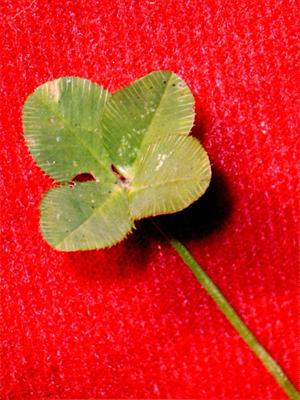
#> input picture images/source/7796.jpg, 300 x 400 px, found by its file name
$ python imco.py images/source/7796.jpg
#> lines starting #> are read from the running program, lines starting #| are printed output that depends on the picture; after the words box and inside, x2 and y2 are one past the last pixel; in counts of white or black regions, pixels touching at a corner belong together
# Image Completion using Statistics of Patch Offsets
# Author: Pranshu Gupta
# -----------------------------------------------------------------------------

import cv2, numpy as np, sys, math, operator, maxflow, random
from scipy import ndimage
from itertools import count, combinations

# -----------------------------------------------------------------------------

if len(sys.argv) == 2:
	name = str(sys.argv[1])
	filename = "img/" + name
	maskname = "mask/" + name
	output = "res/" + name
else:
	print("usage: python3 imco.py filename")
	exit()

print(filename, maskname)

# Read the image and mask files
img = cv2.imread(filename)
#> img is the input picture: shape (400, 300, 3); mean B, G, R 35.9, 47.8, 210.5
mask = cv2.imread(maskname, 0)
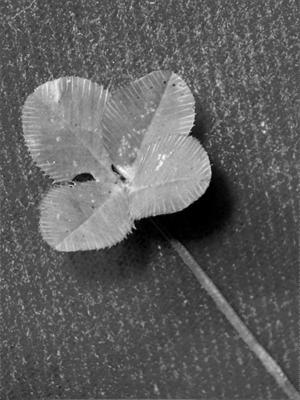
#> mask: shape (400, 300); min 0, max 255, mean 95.2
height, width = mask.shape
#> height = 400; width = 300

K = 60 					# Number of offsets to keep in the final set
max_iter = 10 			# Maximum iterations in labelling optimization
random.seed()
tau = None

# -----------------------------------------------------------------------------

def get_mask_bb():
	h1, h2, w1, w2 = height, 0, width, 0
	for i in range(height):
		for j in range(width):
			if mask[i][j] != 0:
				if i > h2:
					h2 = i
				if i < h1:
					h1 = i
				if j > w2:
					w2 = j
				if j < w1:
					w1 = j
	# return h2-h1, w2-w1
	global tau
	tau = max(h2-h1, w2-w1)/15
	return h1, h2, w1, w2


# [62 lines left out: function patchmatch, not called in this run]

def patch_match(validity):
	# offsets are nitialized to (0,0)
	offsets = [[0,0] for i in range(height*width)]
	for i in range(height*width):
		x, y = math.floor(i/width), i%width
		if mask[x][y] == 0:
			if validity[x][y] == 1:
				patch = (np.array(img[x-4:x+4, y-4:y+4])).flatten()
				r1, c1 = max(0, int(x-bb_h*1.5)), max(0, int(y-bb_w*1.5))
				r2, c2 = min(int(r1+bb_h*3), height), min(int(c1+bb_w*3), width)
				d = float('inf')
				tau = max(r2-r1, c2-c1)/15
				for r in range(r1,r2):
					for c in range(c1,c2):
						if mask[r][c] == 0 and np.linalg.norm(np.array([r,c])-np.array([x,y])) > tau:
							p = (np.array(img[r-4:r+4, c-4:c+4])).flatten()
							v = ((np.array(mask[r-4:r+4, c-4:c+4])).flatten()).sum()
							if v == 0 and len(p) == 192:
								dist = np.linalg.norm(patch-p)
								if d > dist:
									d = dist
									offsets[i] = [x-r, y-c]
									#print(";;;;;;;;;;;;;;;;", i, ": ", offsets[i])
		if i % width == 0 and i != 0:
			print("Matching Done: ", int(i/width), " rows")
	return offsets

# pick_offsets: returns the 60 peak offsets in the image
def peak_offsets(offsets):
	x, y = [], []
	for point in offsets:
		x.append(point[0])
		y.append(point[1])
	bins = [[i for i in range(-1*height,height)],[i for i in range(-1*width,width)]]
	hist = (np.histogram2d(x,y,bins))[0]
	# Remove the [0,0] matches
	# print(hist[height][width])
	hist[height][width] = 0
	# print(hist[height][width])
	smooth_hist = ndimage.filters.gaussian_filter(hist,2**0.5)
	# Pick the best 60 local maxima
	peaks = {}
	for i in range(4,len(smooth_hist)):
		for j in range(4,len(smooth_hist[0])):
			max_in_box = np.max(smooth_hist[i-4:i+4, j-4:j+4])
			if max_in_box != smooth_hist[i][j]:
				peaks[(i-height,j-width)] = smooth_hist[i][j]
	# Sort these local maxima and return top 60
	sorted_peaks = sorted(peaks.items(), key = operator.itemgetter(1))
	sorted_peaks = sorted_peaks[-1*K:]
	peak_offsets = [p[0] for p in sorted_peaks]
	# [5 lines of commented-out code are left out]
	return peak_offsets

# [30 lines left out: functions D, V, energy_calculator, not called in this run]

def get_neighbors(pix):
	return [list(pix + np.array([-1,0])), list(pix + np.array([1,0])), list(pix + np.array([0,-1])), list(pix + np.array([0,1]))]

def are_neighbors(pix1, pix2):
	return (pix1 == pix2 + np.array([-1,0])).all() or (pix1 == pix2 + np.array([1,0])).all() or (pix1 == pix2 + np.array([0,-1])).all() or (pix1 == pix2 + np.array([0,1])).all()

def optimize_labels(offsets, valid_patch):
	#Start with arbitrary labelling
	global sites
	sites, labelling = [], []
	for i in range(height*width):
		x, y = math.floor(i/width), i%width
		if mask[x][y] != 0:
			sites.append([x,y])
			label = len(offsets)-1
			while D([x,y],offsets[label]) == float('inf') and label >= 0:
				label -= 1
			labelling.append(label)
	sea = np.array([[int(-2*tau),0],[0,int(-2*tau)],[0,int(2*tau)],[int(2*tau),0]])
	for i in range(len(labelling)):
		if labelling[i] == -1:
			# print("-1 label detected ")
			for j in range(len(sea)):
				if D([x,y],sea[j]) != float('inf'):
					labelling[i] = len(offsets)+j
					#print("Label Improved: " ,len(offsets)+j)
					break
	for s in sea:
		offsets.append(s)

	# Calculate the initial energy
	E1 = energy_calculator(sites, offsets, labelling)
	#print("Initial Labels: \n", labelling)
	#print("Initial Energy: ", E1)
	# MRF optimization using alpha-beta swap moves
	iter_count = 0
	while(True):
		print("--------------------------------------------------")
		success = 0
		for alpha, beta in combinations(range(len(offsets)), 2):
			pa = [i for i in range(len(sites)) if labelling[i] == alpha]
			pb = [i for i in range(len(sites)) if labelling[i] == beta]
			ps = pa + pb
			v, e = len(ps), 3*len(ps)-1
			if v > 0:
				#print(" ")
				# Construct the graph
				g = maxflow.Graph[float](v, e)
				nodes = g.add_nodes(v)
				#print("Nodes: ", v)
				# Add the edges to the source and sink
				for i in range(v):
					pixel_pos = sites[ps[i]]
					# add the data terms here
					ta = D(pixel_pos, offsets[alpha])
					tb = D(pixel_pos, offsets[beta])
					# add the smoothing terms here
					neighbor_list = get_neighbors(pixel_pos)
					for neighbor in neighbor_list:
						if neighbor in sites:
							ind = sites.index(neighbor)
							gamma = labelling[ind]
							if ind not in ps:
								ta = ta + V(pixel_pos, neighbor, offsets[alpha], offsets[gamma])
								tb = tb + V(pixel_pos, neighbor, offsets[beta], offsets[gamma])
					if ta != float('inf') or tb != float('inf'):
						g.add_tedge(nodes[i], ta, tb)
						#print("Added edges, src, sink: ", ta, tb)
				#print("Added the edges to source and sink")
				# Add the edges to neighbors
				for p, q in combinations(range(len(ps)), 2):
					pixel_pos1, pixel_pos2 = sites[ps[p]], sites[ps[q]]
					# If these two pixels are neighbors then add an edge between them
					if are_neighbors(pixel_pos1, pixel_pos2):
						epq = V(pixel_pos1, pixel_pos2, offsets[alpha], offsets[beta])
						if epq != float('inf'):
							g.add_edge(nodes[p], nodes[q], epq, epq)
							#print("Added edges, neigh: ", epq)
				#print("Added edges for neighbors")
				# Now execute the max flow algorithm
				flow = g.maxflow()
				#print("Computed MaxFlow", flow)
				# Get the labelling for the sites in ps
				# if get_segment() gives 0 then alpha, if get_segment() gives 1 then beta
				# Find the new energy
				temp_labelling = [i for i in labelling]
				for i in range(v):
					if g.get_segment(nodes[i]) == 0:
						temp_labelling[ps[i]] = alpha
					elif g.get_segment(nodes[i]) == 1:
						temp_labelling[ps[i]] = beta
				#print(temp_labelling)
				E2 = energy_calculator(sites, offsets, temp_labelling)
				del g
				if E2 < E1:
					print("Graph (l1,l2,flow): ", alpha, beta, flow)
					print("Energy Minimized: ", E1, " -> ", E2)
					E1 = E2
					# Set the new labelling
					labelling = [i for i in temp_labelling]
					#print(labelling)
					success = 1
		if success != 1 or iter_count >= max_iter:
			return labelling, E1
		iter_count += 1
		print("Iterations: ", iter_count)

# [7 lines left out: function complete, not called in this run]

def get_validity():
	valid_patch = [[0 for i in range(width)] for j in range(height)]
	for i in range(height*width):
		x, y = math.floor(i/width), i%width
		if mask[x][y] == 0:
			patch = (np.array(img[x-4:x+4, y-4:y+4])).flatten()
			valid = ((np.array(mask[x-4:x+4, y-4:y+4])).flatten()).sum()
			if valid == 0 and len(patch) == 192:
				valid_patch[x][y] = 1
	return valid_patch

# -----------------------------------------------------------------------------

print("Image Size: ", height, width)
#| Image Size:  400 300
h1, h2, w1, w2 = get_mask_bb()
#> h1 = 0; h2 = 399; w1 = 0; w2 = 299
bb_h, bb_w = h2-h1, w2-w1
#> bb_h = 399; bb_w = 299
print("BB Size: ", bb_h, bb_w)
#| BB Size:  399 299
#print("Computing the Offsets ...")
validity = get_validity()
#> after the loop in get_validity, `for i in range(height*width):`: valid_patch = 400 items
#> validity = 400 items
offsets = patch_match(validity)
#> after the loop in patch_match, `for i in range(height*width):`: offsets = 120000 items
#> offsets = 120000 items
peaks = peak_offsets(offsets)
#> in peak_offsets, `hist = (np.histogram2d(x,y,bins))[0]`:
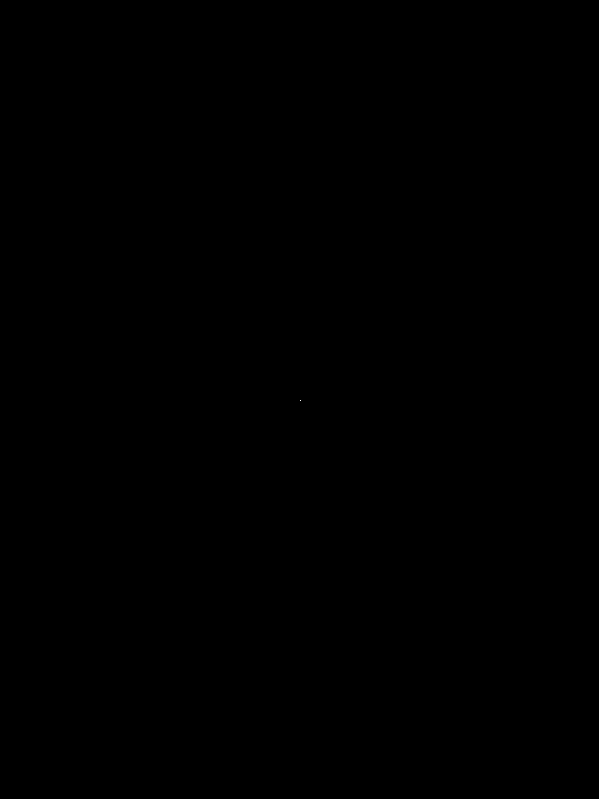
#> hist: shape (799, 599) float64; values 0 (black) and 120000 (white), 0% white in thin lines or dots, all inside (x1, y1, x2, y2) = (300, 400, 301, 401)
#> in peak_offsets, `hist[height][width] = 0`: hist: shape (799, 599) float64; under 0.01% of pixels changed, all inside (x1, y1, x2, y2) = (300, 400, 301, 401)
#> after the loop in peak_offsets, `for i in range(4,len(smooth_hist)):`: peaks = 0 items
#> in peak_offsets, `sorted_peaks = sorted(peaks.items(), key = operator.itemgetter(1))`: sorted_peaks = []
#> peaks = []
print("Offsets: ", len(peaks))
#| Offsets:  0
#> the loop in optimize_labels, `for i in range(height*width):` made 1 pass
#> after the loop in optimize_labels, `for i in range(height*width):`: sites = [[0, 0]]
#> (the run stopped early here; a loop or call above may not have finished)

$ run again, on images/source/slide.jpg
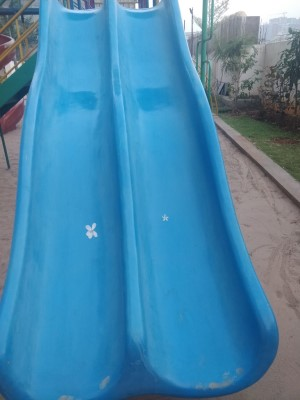
#> input picture images/source/slide.jpg, 300 x 400 px, found by its file name
#> img is the input picture: shape (400, 300, 3); mean B, G, R 170, 134.5, 71.6
#> `mask = cv2.imread(maskname, 0)`:
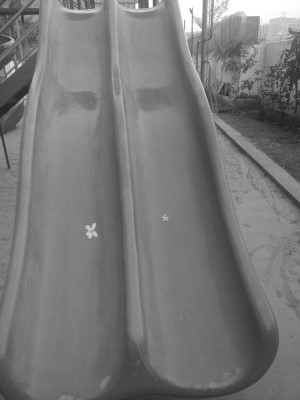
#> mask: shape (400, 300); min 31, max 255, mean 119.8
#| Image Size:  400 300
#| BB Size:  399 299
#> after the loop in get_validity, `for i in range(height*width):`: valid_patch = 400 items
#> after the loop in patch_match, `for i in range(height*width):`: offsets = 120000 items
#> after the loop in peak_offsets, `for i in range(4,len(smooth_hist)):`: peaks = 0 items
#> sorted_peaks = []
#| Offsets:  0
#> the loop in optimize_labels, `for i in range(height*width):` made 1 pass
#> after the loop in optimize_labels, `for i in range(height*width):`: sites = [[0, 0]]
